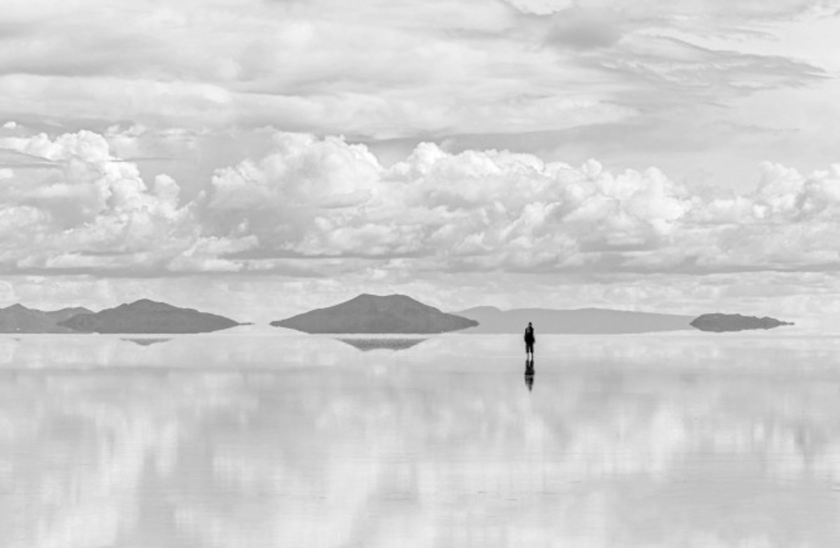
#> input picture imav-warehouse-management/test.jpg, 1680 x 1096 px (shown at 1/2 size)
$ python -i threshold.py   (imports and definitions only)
#> lines starting #> are read from the running program, lines starting #| are printed output that depends on the picture; after the words box and inside, x2 and y2 are one past the last pixel; in counts of white or black regions, pixels touching at a corner belong together
#> further down, picture is the input picture: shape (1096, 1680, 3); min 0, max 255, mean 208.3
from djitellopy import Tello
import numpy as np
import cv2
import imutils as imu

def apply_contrast(im):
	im_hsv = cv2.cvtColor(im, cv2.COLOR_BGR2HSV)
#> im_hsv: shape (1096, 1680, 3); mean H, S, V 0, 0, 208.3
	h,s,v = cv2.split(im_hsv)
#> h: shape (1096, 1680); every value is 0
	ret, v = cv2.threshold(v,127,255,cv2.THRESH_BINARY)
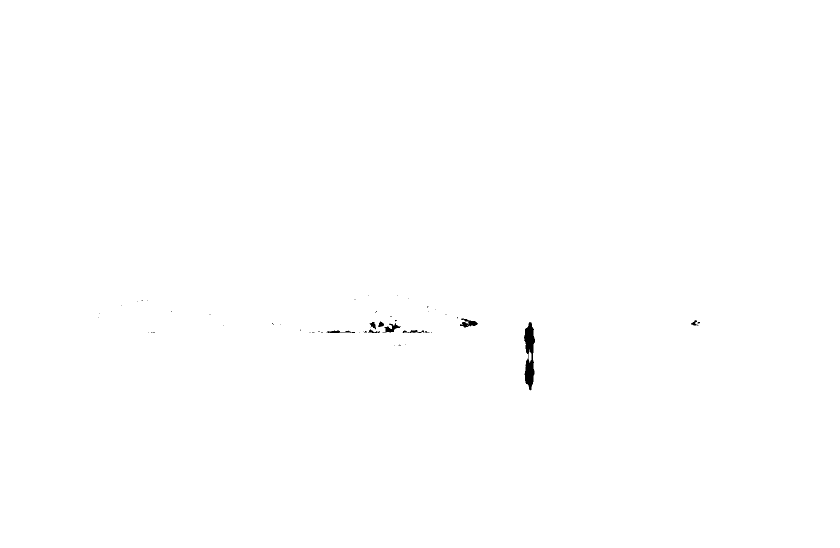
#> v: shape (1096, 1680) (shown at 1/2 size); 99.8% white; 49 black regions (40 under 20 px), largest, box (x1, y1, x2, y2) and area: (1048, 644, 1070, 781) 1864, (920, 637, 956, 655) 331, (765, 646, 801, 665) 279
	im_hsv[:, :, 2] = v
#> im_hsv: shape (1096, 1680, 3); mean H, S, V 0, 0, 254.6
	im = cv2.cvtColor(im_hsv, cv2.COLOR_HSV2BGR)
	return im
def thresholdBGR(im):
	for i in range(im.shape[0]) :
		for j in range(im.shape[1]) :
			if ((im[i,j][0] < 15  and im[i,j][1] < 15 and im[i,j][2] < 15 ) or (im[i,j][0] >215  and im[i,j][1] > 215 and im[i,j][2] > 215 )) :
				im[i,j] = [255, 255, 255]
	return im


# [1 line that did not run here, left out]
# [3 lines not run here, left out]

# [1 line that did not run here, left out]

# [15 lines not run here, left out]

>>> import cv2
>>> picture = cv2.imread('test.jpg')
>>> result = apply_contrast(picture)
